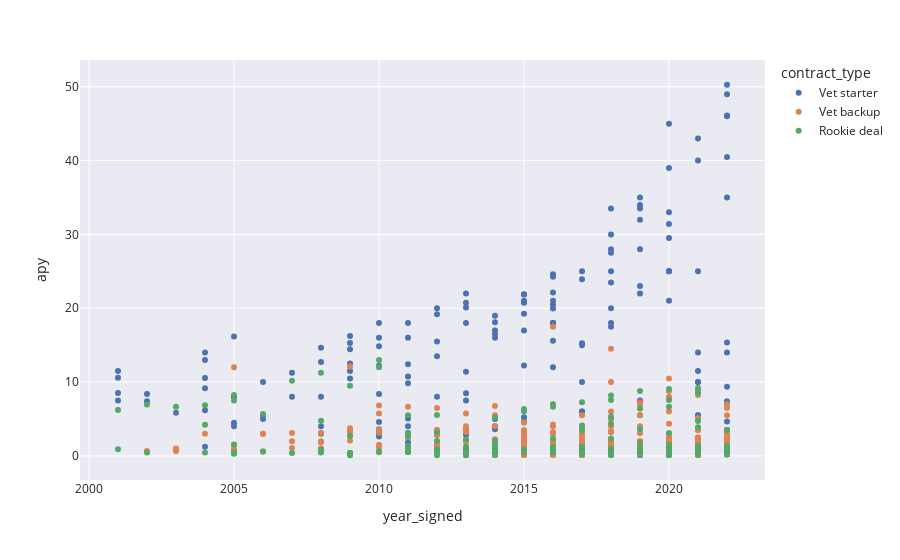

The notebook cell saved with this chart:
### Code cell
fig = px.scatter(df, x = 'year_signed', y = 'apy', color = 'contract_type',
    custom_data = ['player', 'apy', 'apy_cap_pct'],
    hover_name = df['player'],
    template='seaborn')

fig.update_traces(
    hovertemplate="<br>".join([
        "%{customdata[0]}",
        "$%{customdata[1]:.2f}M"
    ])
)
fig.show()

### Figure 1 — Plotly figure (JSON) as saved in the notebook; plotly's stock layout.template omitted (floating-point values rounded to 4 significant figures; data arrays with more than 128 entries replaced by an {"elided": "..."} marker saying what was removed)
{"data": [{"customdata": {"elided": "166x3 mixed values"}, "hovertemplate": "%{customdata[0]}<br>$%{customdata[1]:.2f}M", "hovertext": {"elided": "166 str values"}, "legendgroup": "Vet starter", "marker": {"color": "rgb(76,114,176)", "symbol": "circle"}, "mode": "markers", "name": "Vet starter", "orientation": "v", "showlegend": true, "type": "scatter", "x": {"elided": "166 int values"}, "xaxis": "x", "y": {"elided": "166 float values"}, "yaxis": "y"}, {"customdata": {"elided": "549x3 mixed values"}, "hovertemplate": "%{customdata[0]}<br>$%{customdata[1]:.2f}M", "hovertext": {"elided": "549 str values"}, "legendgroup": "Vet backup", "marker": {"color": "rgb(221,132,82)", "symbol": "circle"}, "mode": "markers", "name": "Vet backup", "orientation": "v", "showlegend": true, "type": "scatter", "x": {"elided": "549 int values"}, "xaxis": "x", "y": {"elided": "549 float values"}, "yaxis": "y"}, {"customdata": {"elided": "215x3 mixed values"}, "hovertemplate": "%{customdata[0]}<br>$%{customdata[1]:.2f}M", "hovertext": {"elided": "215 str values"}, "legendgroup": "Rookie deal", "marker": {"color": "rgb(85,168,104)", "symbol": "circle"}, "mode": "markers", "name": "Rookie deal", "orientation": "v", "showlegend": true, "type": "scatter", "x": {"elided": "215 int values"}, "xaxis": "x", "y": {"elided": "215 float values"}, "yaxis": "y"}], "layout": {"legend": {"title": {"text": "contract_type"}, "tracegroupgap": 0}, "margin": {"t": 60}, "xaxis": {"anchor": "y", "domain": [0, 1], "title": {"text": "year_signed"}}, "yaxis": {"anchor": "x", "domain": [0, 1], "title": {"text": "apy"}}}}
